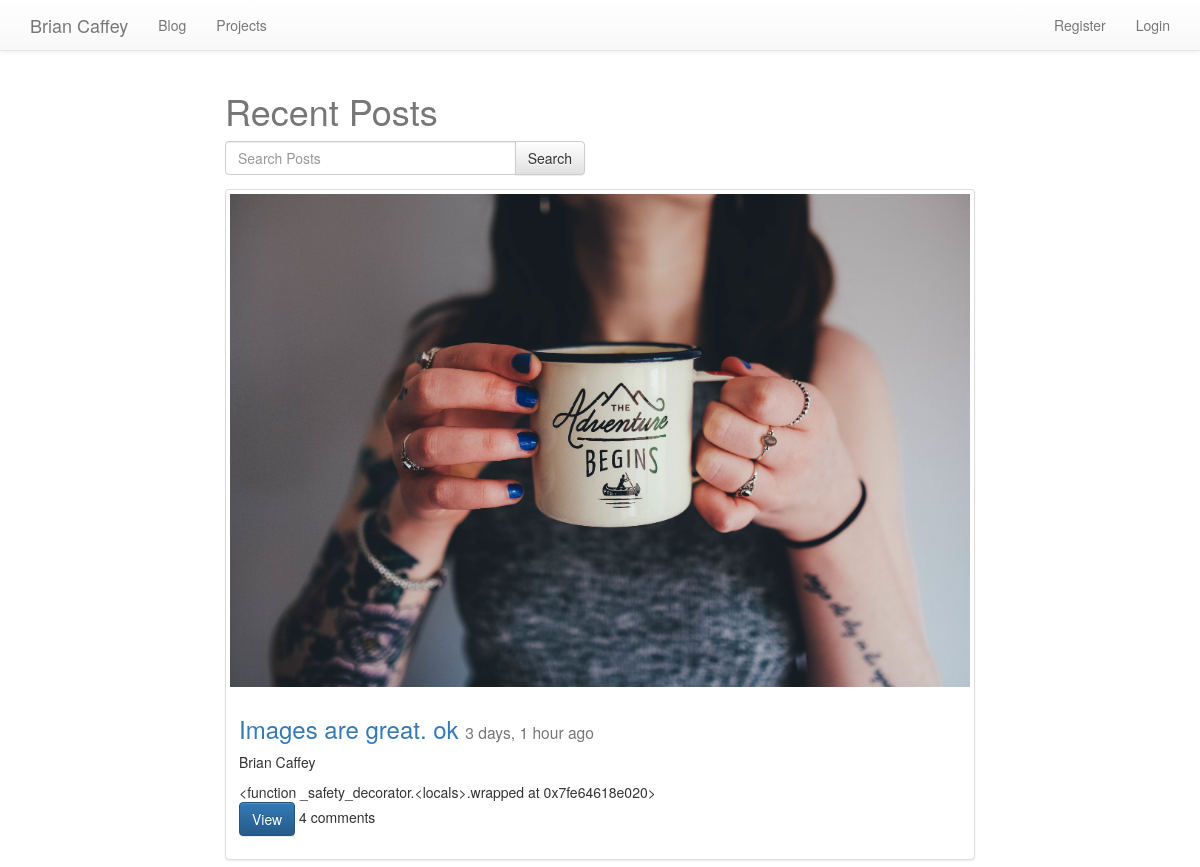
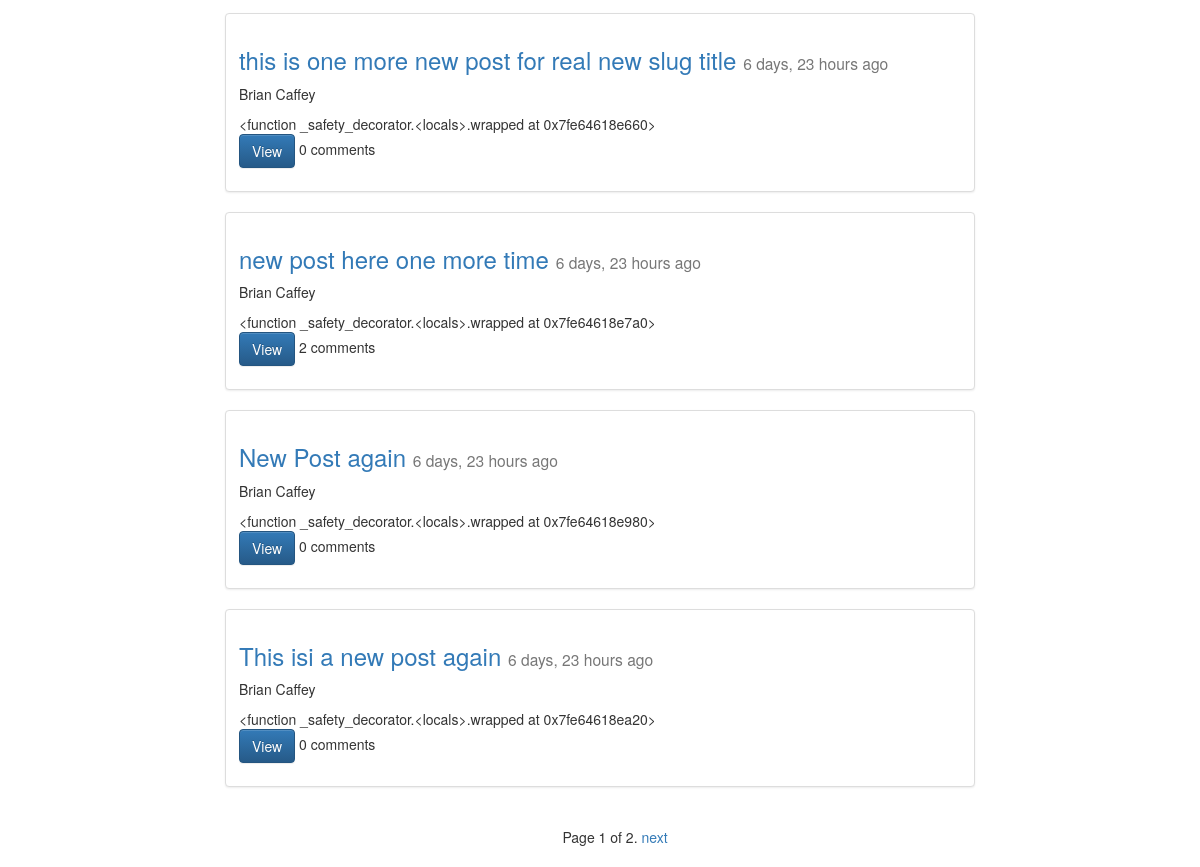
The page /blog/ on the database as committed earlier (2 pictures, top to bottom).
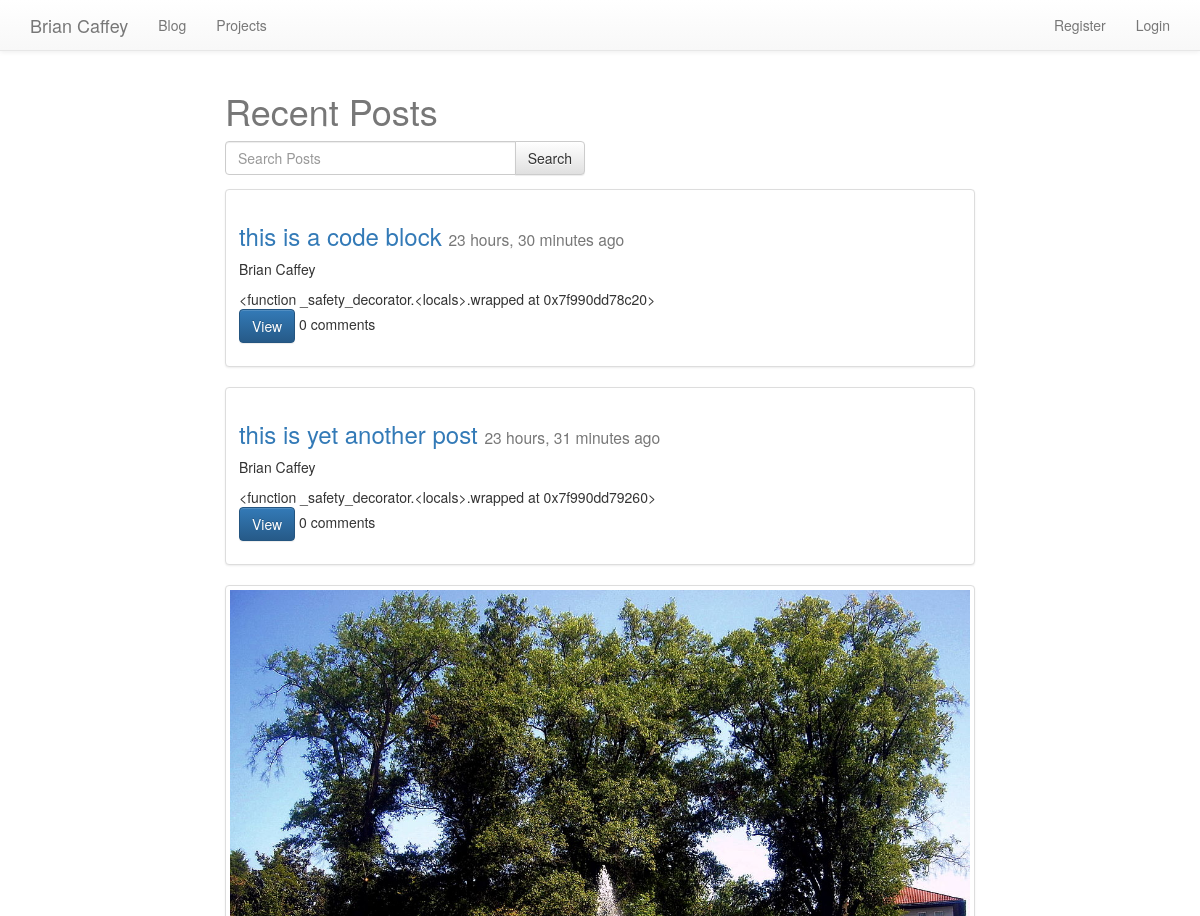
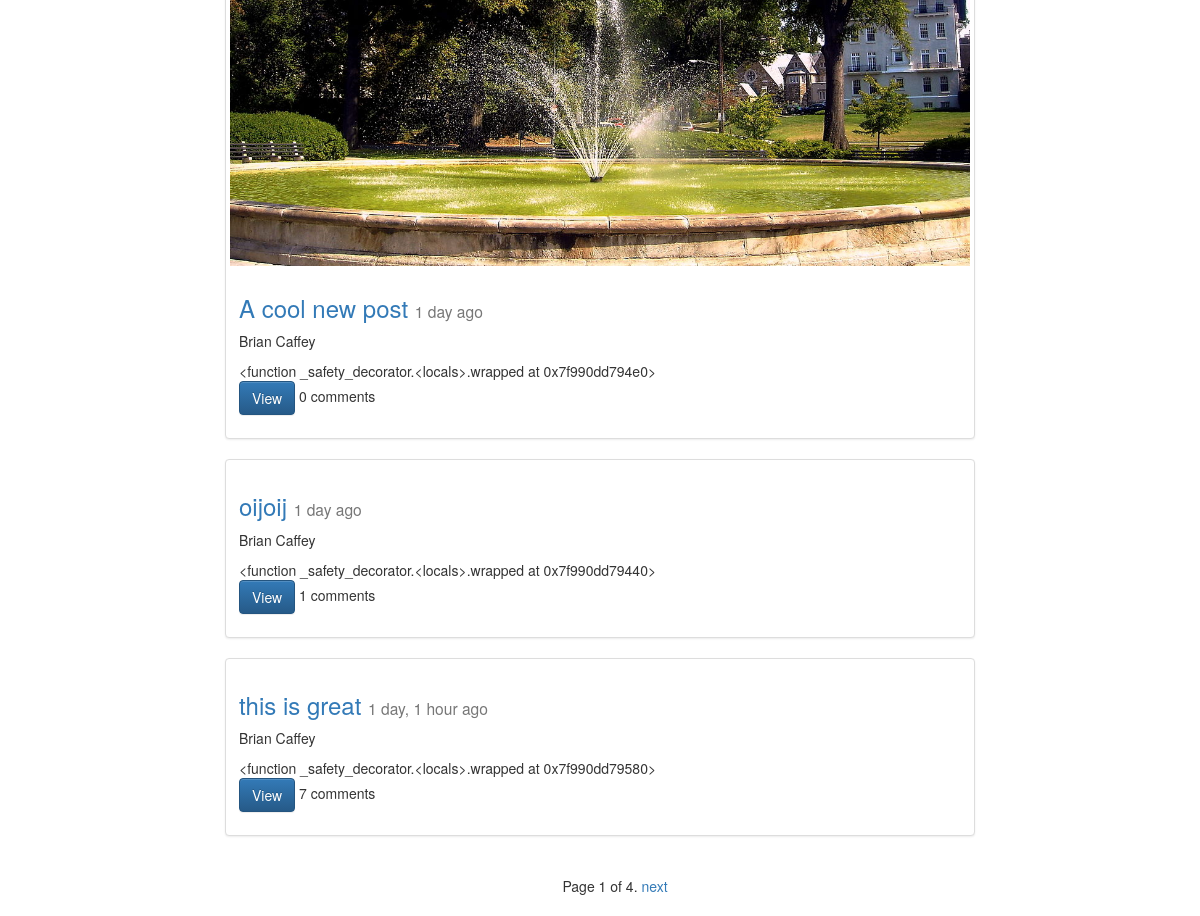
The same page on the database as committed later (2 pictures, top to bottom).
### posts/models.py (models this page shows, shortened)
class Post(models.Model):
	user = models.ForeignKey(settings.AUTH_USER_MODEL)
	title = models.CharField(max_length=100)
	slug = models.SlugField(unique=True)
	height_field = models.IntegerField(default=0)
	width_field = models.IntegerField(default=0)
	image = models.ImageField(
		upload_to=upload_location,
		width_field = "width_field",
		height_field = "height_field",
		null=True,
		blank=True)
	content = models.TextField()
	draft = models.BooleanField(default=False)
	publish = models.DateField(auto_now=False, auto_now_add=False)
	read_time = models.TimeField(null=True, blank=True)
	updated = models.DateTimeField(auto_now=True, auto_now_add=False)
	timestamp = models.DateTimeField(auto_now=False, auto_now_add=True)
	class Meta:
		ordering = ['-timestamp', '-updated']
	def get_markdown(self):
		content = self.content
		return mark_safe(markdown(content))
	objects = PostManager()
	@property
	def comments(self):
		instance = self
		qs = Comment.objects.filter_by_instance(instance)
		return qs
	def get_absolute_url(self):
		return reverse("posts:detail", kwargs={"slug":self.slug})

### posts/views.py (the view, shortened to what this page needs)
def posts_list(request):
	today = timezone.now().date()
	queryset_list = Post.objects.active()
	if request.user.is_staff or request.user.is_superuser:
		queryset_list = Post.objects.all()
	query = request.GET.get('q')
	paginator = Paginator(queryset_list, 5) # Show 25 contacts per page
	page = request.GET.get('page')
	try:
		queryset = paginator.page(page)
	except PageNotAnInteger:
		queryset = paginator.page(1)
	except EmptyPage:
		queryset = paginator.page(paginator.num_pages)
	context = {
		'object_list':queryset,
		'title':"List View"
	}
	return render(request, "post_list.html", context)

### comments/models.py (called while the page is built)
	def filter_by_instance(self, instance):
		content_type = ContentType.objects.get_for_model(instance.__class__)
		obj_id = instance.id
		qs = super(CommentManager, self).filter(content_type=content_type, object_id=obj_id)
		return qs

### posts/models.py (called while the page is built)
	def active(self, *args, **kwargs):
		return super(PostManager, self).filter(draft=False).filter(publish__lte=timezone.now())

### templates/post_list.html (shortened to what this page needs)
{% extends 'base.html' %}
{% block content %}
<div class="row">
    <div class="col-sm-8 col-sm-offset-2">
<h1>Recent Posts</h1>
<form method="GET" action="" class="row">
  <div class="col-sm-6">
  <div class="input-group">
  <input class="form-control" type="text" name="q" placeholder="Search Posts" value='{{ request.GET.q }}'/>
  <span class="input-group-btn">
  <input class="btn btn-default" type="submit" value="Search" />
</span>
</div>
</div>
</form>
    {% for object in object_list %}
    <div class="thumbnail">
    	{% if object.image %}
      <a href="{{ object.get_absolute_url }}"><img src="{{ object.image.url }}" class="img-responsive" /></a>
      {% endif %}
      <div class="caption post-detail-item">
        <h3><a href="{{ object.get_absolute_url }}">{{ object.title }}</a> <small>{{ object.timestamp | timesince }} ago</small></h3>
        <p>{{ object.user.get_full_name }}</p>
        {{ object.get_markdown }}
        <p><a href="{{ object.get_absolute_url }}" class="btn btn-primary" role="button">View</a> {{ object.comments.count }} comments
      </div>
    </div>
{% endfor %}
  </div>
</div>
<div style="text-align:center;" class="container">
<div class="pagination">
    <span class="step-links">
        <span class="current">
            Page {{ object_list.number }} of {{ object_list.paginator.num_pages }}.
        </span>
        {% if object_list.has_next %}
            <a href="?page={{ object_list.next_page_number }}">next</a>
        {% endif %}
    </span>
</div>
</div>
{% endblock %}

Rows that differ between the two databases and show on the page:
removed Post: image (picture), title "Images are great. ok", timestamp "3 days, 1 hour", user.get_full_name "Brian Caffey", get_markdown "<function _safety_decorator.<locals>.wrapped at 0x7fe64618e020>", comments.count "4"
no longer on this page (row unchanged): Post: title "this is one more new post for real new slug title", timestamp "6 days, 23 hours", user.get_full_name "Brian Caffey", get_markdown "<function _safety_decorator.<locals>.wrapped at 0x7fe64618e660>", comments.count "0"
no longer on this page (row unchanged): Post: title "new post here one more time", timestamp "6 days, 23 hours", user.get_full_name "Brian Caffey", get_markdown "<function _safety_decorator.<locals>.wrapped at 0x7fe64618e7a0>", comments.count "2"
no longer on this page (row unchanged): Post: title "New Post again", timestamp "6 days, 23 hours", user.get_full_name "Brian Caffey", get_markdown "<function _safety_decorator.<locals>.wrapped at 0x7fe64618e980>", comments.count "0"
no longer on this page (row unchanged): Post: title "This isi a new post again", timestamp "6 days, 23 hours", user.get_full_name "Brian Caffey", get_markdown "<function _safety_decorator.<locals>.wrapped at 0x7fe64618ea20>", comments.count "0"
added Post: title "this is a code block", timestamp "23 hours, 30 minutes", user.get_full_name "Brian Caffey", get_markdown "<function _safety_decorator.<locals>.wrapped at 0x7f990dd78c20>", comments.count "0"
added Post: title "this is yet another post", timestamp "23 hours, 31 minutes", user.get_full_name "Brian Caffey", get_markdown "<function _safety_decorator.<locals>.wrapped at 0x7f990dd79260>", comments.count "0"
added Post: image (picture), title "A cool new post", timestamp "1 day", user.get_full_name "Brian Caffey", get_markdown "<function _safety_decorator.<locals>.wrapped at 0x7f990dd794e0>", comments.count "0"
added Post: title "oijoij", timestamp "1 day", user.get_full_name "Brian Caffey", get_markdown "<function _safety_decorator.<locals>.wrapped at 0x7f990dd79440>", comments.count "1"
added Post: title "this is great", timestamp "1 day, 1 hour", user.get_full_name "Brian Caffey", get_markdown "<function _safety_decorator.<locals>.wrapped at 0x7f990dd79580>", comments.count "7"
Other text that changed with them:
{{ object_list.paginator.num_pages }}: "2" → "4"
